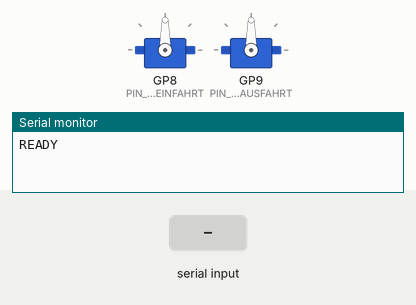
A sketch run on a simulated Raspberry Pi Pico. Parts: 2 × servo, the last lines printed to the serial monitor. The test bench sets the inputs (shaded band).

Above: at 2.7 s.
2.8 s: "E OPEN\n" received over Serial
At 4.4 s:
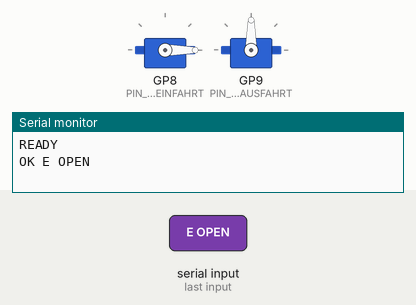
5.8 s: "A OPEN\n" received over Serial
At 7.7 s:
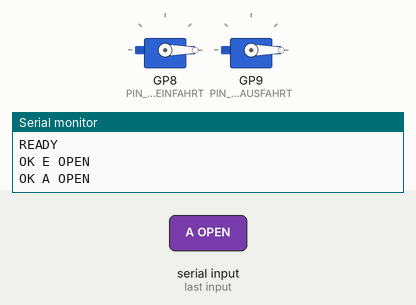
8.8 s: "E CLOSE\n" received over Serial
At 11.4 s:
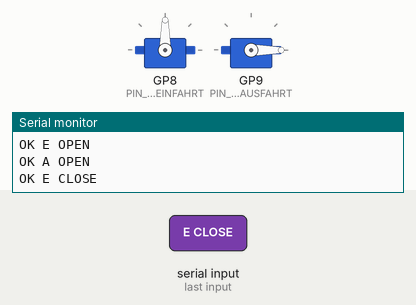
11.8 s: "A CLOSE\n" received over Serial
At 12.25 s:
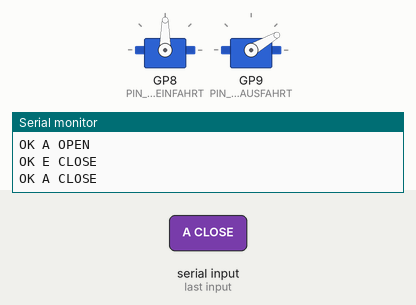
Timing chart, 0 to 14.8 s (numbered marks = the images above; inputs shaded):
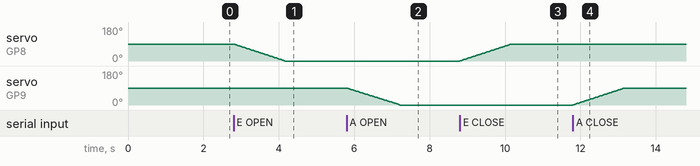

The sketch:

Schranken.ino
```cpp
/*
  Schranken-Controller M450 - Raspberry Pi Pico (Arduino, Core: earlephilhower/arduino-pico)

  Der Pico steuert nur die beiden Schranken. Die ganze Logik (Kennzeichen, Gebuehren,
  Bezahlung, Weboberflaeche) laeuft auf dem Mac (mac-app/parksystem.py) und schickt
  ueber USB (115200 Baud) einfache Befehle:

    E OPEN / E CLOSE   Einfahrt (gruene Schranke, GP8)
    A OPEN / A CLOSE   Ausfahrt (rote Schranke, GP9)
    PING               Antwort: PONG
    STATUS             Antwort: STATUS E=<OPEN|CLOSED> A=<OPEN|CLOSED>

  Schutzmechanismen:
    - Servos fahren langsam (weniger Anlaufstrom, kein Brownout ueber USB)
    - Servos werden nur waehrend der Bewegung angesteuert (kein Dauerstrom im Stillstand)
    - Watchdog startet den Pico neu, falls er haengen bleibt
    - Offene Schranke schliesst nach 15 s selbst, falls der Mac den Befehl nicht mehr schickt
    - Zu lange Befehlszeilen werden verworfen
*/

#include <Servo.h>

const int PIN_SERVO_EINFAHRT = 8;   // gruene Schranke
const int PIN_SERVO_AUSFAHRT = 9;   // rote Schranke
const int WINKEL_ZU = 90;
const int WINKEL_OFFEN = 0;
const unsigned long SERVO_SCHRITT_MS = 15;        // 90 Grad in ca. 1.4 s
const unsigned long FAILSAFE_SCHLIESSEN_MS = 15000;
// Servo nach Erreichen der Position abschalten: kein Haltestrom, falls der Arm irgendwo ansteht
const unsigned long SERVO_AUS_NACH_MS = 400;
const unsigned int MAX_ZEILE = 32;

struct Schranke {
  Servo servo;
  int pin;
  char id;
  int winkel;
  int ziel;
  unsigned long letzterSchritt;
  unsigned long geoeffnetUm;
};

Schranke einfahrt = {Servo(), PIN_SERVO_EINFAHRT, 'E', WINKEL_ZU, WINKEL_ZU, 0, 0};
Schranke ausfahrt = {Servo(), PIN_SERVO_AUSFAHRT, 'A', WINKEL_ZU, WINKEL_ZU, 0, 0};

char zeile[MAX_ZEILE + 1];
unsigned int zeilenLaenge = 0;
bool zeileZuLang = false;

// Nie blockieren: nur senden, wenn der Mac zuhoert und Platz im Puffer ist
void antworte(const String &s) {
  if (Serial && Serial.availableForWrite() > (int)s.length() + 2) Serial.println(s);
}

bool istOffen(const Schranke &s) {
  return s.ziel == WINKEL_OFFEN;
}

void bewegeServo(Schranke &s) {
  if (s.winkel == s.ziel) {
    if (s.servo.attached() && millis() - s.letzterSchritt > SERVO_AUS_NACH_MS) s.servo.detach();
    return;
  }
  if (!s.servo.attached()) s.servo.attach(s.pin, 500, 2500, s.winkel);
  if (millis() - s.letzterSchritt < SERVO_SCHRITT_MS) return;
  s.letzterSchritt = millis();
  s.winkel += s.ziel > s.winkel ? 1 : -1;
  s.servo.write(s.winkel);
}

void setze(Schranke &s, bool offen) {
  s.ziel = offen ? WINKEL_OFFEN : WINKEL_ZU;
  if (offen) s.geoeffnetUm = millis();
  antworte(String("OK ") + s.id + (offen ? " OPEN" : " CLOSE"));
}

void verarbeite(String cmd) {
  cmd.trim();
  cmd.toUpperCase();
  if (cmd == "") return;
  if (cmd == "PING") antworte("PONG");
  else if (cmd == "STATUS")
    antworte(String("STATUS E=") + (istOffen(einfahrt) ? "OPEN" : "CLOSED") +
             " A=" + (istOffen(ausfahrt) ? "OPEN" : "CLOSED"));
  else if (cmd == "E OPEN") setze(einfahrt, true);
  else if (cmd == "E CLOSE") setze(einfahrt, false);
  else if (cmd == "A OPEN") setze(ausfahrt, true);
  else if (cmd == "A CLOSE") setze(ausfahrt, false);
  else antworte("ERR " + cmd);
}

void setup() {
  Serial.begin(115200);
  rp2040.wdt_begin(4000);

  // Servos nacheinander kurz in die Zu-Position fahren und wieder abschalten,
  // damit die USB-Versorgung nicht einbricht
  delay(300);
  einfahrt.servo.attach(einfahrt.pin, 500, 2500, WINKEL_ZU);
  delay(600);
  einfahrt.servo.detach();
  rp2040.wdt_reset();
  ausfahrt.servo.attach(ausfahrt.pin, 500, 2500, WINKEL_ZU);
  delay(600);
  ausfahrt.servo.detach();
  rp2040.wdt_reset();

  antworte("READY");
}

void loop() {
  rp2040.wdt_reset();

  while (Serial.available()) {
    char c = Serial.read();
    if (c == '\n' || c == '\r') {
      if (!zeileZuLang) {
        zeile[zeilenLaenge] = 0;
        verarbeite(String(zeile));
      }
      zeilenLaenge = 0;
      zeileZuLang = false;
    } else if (zeilenLaenge < MAX_ZEILE) {
      zeile[zeilenLaenge++] = c;
    } else {
      zeileZuLang = true;
    }
  }

  bewegeServo(einfahrt);
  bewegeServo(ausfahrt);

  if (istOffen(einfahrt) && millis() - einfahrt.geoeffnetUm > FAILSAFE_SCHLIESSEN_MS) setze(einfahrt, false);
  if (istOffen(ausfahrt) && millis() - ausfahrt.geoeffnetUm > FAILSAFE_SCHLIESSEN_MS) setze(ausfahrt, false);
}
```

Measured:
- after the input at 2.8 s, servo on GP8 (PIN_SERVO_EINFAHRT): moves from 90° to 0° over 1.4 s, starting at once
- after the input at 5.8 s, servo on GP9 (PIN_SERVO_AUSFAHRT): moves from 90° to 0° over 1.4 s, starting at once
- after the input at 8.8 s, servo on GP8 (PIN_SERVO_EINFAHRT): moves from 0° to 90° over 1.4 s, starting at once
- after the input at 11.8 s, servo on GP9 (PIN_SERVO_AUSFAHRT): moves from 0° to 90° over 1.4 s, starting at once
